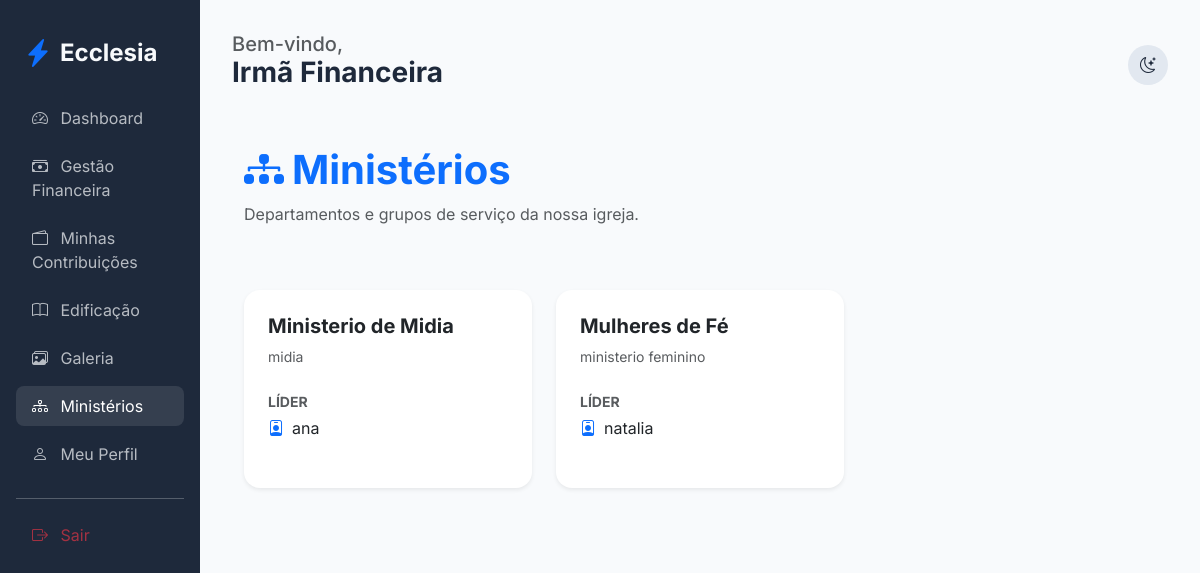
/members/ministries (signed in), run on an earlier commit of the app's database.
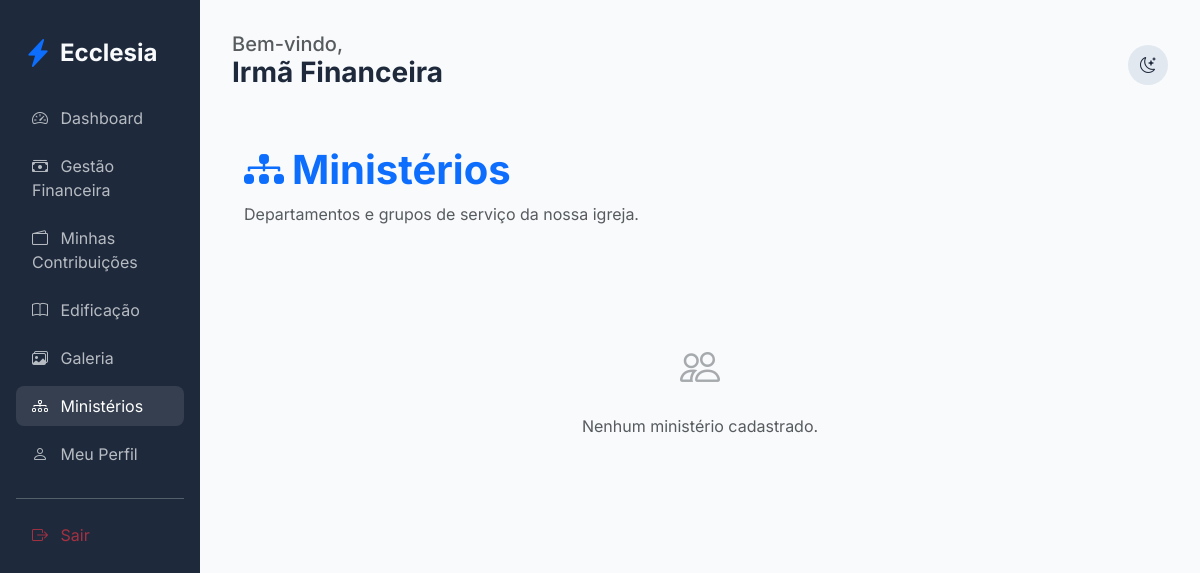
And on a later commit of the database.
### app/core/models.py (models this page shows, shortened)
class User(db.Model, UserMixin):
    id = db.Column(db.Integer, primary_key=True)
    name = db.Column(db.String(100), nullable=False)
    email = db.Column(db.String(120), unique=True, nullable=False)
    password_hash = db.Column(db.String(128))
    birth_date = db.Column(db.Date)
    gender = db.Column(db.String(20))
    documents = db.Column(db.String(200)) # Flexível para diferentes países
    address = db.Column(db.Text)
    phone = db.Column(db.String(50))
    profile_photo = db.Column(db.String(255), nullable=True)
    status = db.Column(db.String(20), default='pending') # pending, active, rejected
    is_ministry_leader = db.Column(db.Boolean, default=False)
    church_id = db.Column(db.Integer, db.ForeignKey('church.id'))
    family_id = db.Column(db.Integer, db.ForeignKey('family.id'), nullable=True)
    church_role_id = db.Column(db.Integer, db.ForeignKey('church_role.id'), nullable=True)
    ministries = db.relationship('Ministry', secondary=member_ministries, backref=db.backref('members', lazy='dynamic'))
    can_manage_ministries = db.Column(db.Boolean, default=False)
    can_manage_media = db.Column(db.Boolean, default=False)
    can_publish_devotionals = db.Column(db.Boolean, default=False)
    can_approve_members = db.Column(db.Boolean, default=False)
    can_manage_finance = db.Column(db.Boolean, default=False)
    can_manage_kids = db.Column(db.Boolean, default=False)
    can_manage_events = db.Column(db.Boolean, default=False)

class Ministry(db.Model):
    id = db.Column(db.Integer, primary_key=True)
    name = db.Column(db.String(100), nullable=False)
    description = db.Column(db.Text)
    church_id = db.Column(db.Integer, db.ForeignKey('church.id'))
    leader_id = db.Column(db.Integer, db.ForeignKey('user.id'), nullable=True)
    events = db.relationship('Event', backref='ministry', lazy=True)
    leader = db.relationship('User', foreign_keys=[leader_id])
    transactions = db.relationship('MinistryTransaction', backref='ministry', lazy=True)

### app/modules/members/routes.py (the view)
@members_bp.route('/ministries')
@login_required
def list_ministries():
    if current_user.church_role and current_user.church_role.name == 'Administrador Global':
        ministries = Ministry.query.all()
    elif can_manage_ministries():
        ministries = Ministry.query.filter_by(church_id=current_user.church_id).all()
    else:
        ministries = current_user.ministries
    return render_template('members/ministries.html', ministries=ministries)

### app/modules/members/routes.py (called while the page is built)
def can_manage_ministries():
    return current_user.can_manage_ministries or (current_user.church_role and current_user.church_role.name in ['Administrador Global', 'Pastor Líder'])

### app/templates/members/ministries.html (shortened to what this page needs)
{% extends "base.html" %}
{% block content %}
<div class="container py-4">
    <div class="d-flex justify-content-between align-items-center mb-5">
        <div>
            <h1 class="fw-bold text-primary"><i class="bi bi-diagram-3-fill me-2"></i>Ministérios</h1>
            <p class="text-muted">Departamentos e grupos de serviço da nossa igreja.</p>
        </div>
    </div>
    <div class="row g-4">
        {% for ministry in ministries %}
        <div class="col-md-6 col-lg-4">
            <div class="card h-100 border-0 shadow-sm">
                <div class="card-body p-4">
                    <h5 class="fw-bold mb-2">{{ ministry.name }}</h5>
                    <p class="text-muted small mb-4">{{ ministry.description }}</p>
                    <div class="mb-4">
                        <label class="small fw-bold text-muted d-block mb-1">LÍDER</label>
                        <div class="d-flex align-items-center">
                            <i class="bi bi-person-badge me-2 text-primary"></i>
                            <span>{{ ministry.leader.name if ministry.leader else 'Sem líder definido' }}</span>
                        </div>
                    </div>
                </div>
            </div>
        </div>
        {% else %}
        <div class="col-12 text-center py-5">
            <i class="bi bi-people fs-1 text-muted opacity-50 d-block mb-3"></i>
            <p class="text-muted">Nenhum ministério cadastrado.</p>
        </div>
        {% endfor %}
    </div>
</div>
{% endblock %}

### app/templates/base.html (shortened to what this page needs)
<!DOCTYPE html>
<html lang="pt-BR">
<head>
    <link href="https://cdn.jsdelivr.net/npm/bootstrap@5.3.0/dist/css/bootstrap.min.css" rel="stylesheet">
    <link href="https://cdn.jsdelivr.net/npm/bootstrap-icons@1.10.0/font/bootstrap-icons.css" rel="stylesheet">
    <link rel="stylesheet" href="{{ url_for('static', filename='css/premium.css') }}">
</head>
<body>
    <div class="container-fluid">
        <div class="row">
            {% if current_user.is_authenticated %}
            <div class="col-md-3 col-lg-2 sidebar d-none d-md-block">
                <div class="d-flex align-items-center mb-4 px-2">
                    <i class="bi bi-lightning-charge-fill text-primary fs-3 me-2"></i>
                    <h4 class="mb-0 fw-bold">Ecclesia</h4>
                </div>
                <nav class="nav flex-column">
                    <a class="nav-link {{ 'active' if request.endpoint == 'members.dashboard' }}" href="{{ url_for('members.dashboard') }}">
                        <i class="bi bi-speedometer2 me-2"></i> Dashboard
                    </a>
                    {% if current_user.can_manage_finance or (current_user.church_role and current_user.church_role.name in ['Administrador Global', 'Pastor Líder', 'Tesoureiro']) %}
                    <a class="nav-link {{ 'active' if request.endpoint == 'finance.dashboard' }}" href="{{ url_for('finance.dashboard') }}">
                        <i class="bi bi-cash-stack me-2"></i> Gestão Financeira
                    </a>
                    {% endif %}
                    <a class="nav-link {{ 'active' if request.endpoint == 'finance.member_finance' }}" href="{{ url_for('finance.member_finance') }}">
                        <i class="bi bi-wallet2 me-2"></i> Minhas Contribuições
                    </a>
                    <a class="nav-link {{ 'active' if 'edification' in request.endpoint }}" href="{{ url_for('edification.studies') }}">
                        <i class="bi bi-book me-2"></i> Edificação
                    </a>
                    <a class="nav-link {{ 'active' if 'gallery' in request.endpoint }}" href="{{ url_for('edification.gallery') }}">
                        <i class="bi bi-images me-2"></i> Galeria
                    </a>
                    <a class="nav-link {{ 'active' if 'ministries' in request.endpoint }}" href="{{ url_for('members.list_ministries') }}">
                        <i class="bi bi-diagram-3 me-2"></i> Ministérios
                    </a>
                    <a class="nav-link" href="{{ url_for('members.profile') }}">
                        <i class="bi bi-person me-2"></i> Meu Perfil
                    </a>
                    <hr class="my-3 opacity-25">
                    <a class="nav-link text-danger" href="{{ url_for('auth.logout') }}">
                        <i class="bi bi-box-arrow-right me-2"></i> Sair
                    </a>
                </nav>
            </div>
            {% endif %}
            <div class="col-md-9 col-lg-10 main-content {{ 'mx-auto' if not current_user.is_authenticated }}">
                <header class="d-flex justify-content-between align-items-center mb-4">
                    <div>
                        {% if current_user.is_authenticated %}
                        <h5 class="text-muted mb-0">Bem-vindo,</h5>
                        <h3 class="fw-bold">{{ current_user.name }}</h3>
                        {% endif %}
                    </div>
                    <div class="d-flex align-items-center gap-3">
                        <div class="theme-toggle" onclick="toggleTheme()">
                            <i class="bi bi-moon-stars" id="theme-icon"></i>
                        </div>
                    </div>
                </header>
                {% block content %}{% endblock %}
            </div>
        </div>
    </div>
</body>
</html>

### app/static/css/premium.css (style rules this page uses)
:root { --primary: #4f46e5; --primary-hover: #4338ca; --secondary: #64748b; --success: #10b981; --danger: #ef4444; --warning: #f59e0b; --info: #06b6d4; --bg-main: #f8fafc; --bg-card: #ffffff; --text-main: #1e293b; --text-muted: #64748b; --border: #e2e8f0; --sidebar-bg: #1e293b; --sidebar-text: #f8fafc; --input-bg: #ffffff; }
body { font-family: 'Inter', sans-serif; background-color: var(--bg-main); color: var(--text-main); transition: all 0.3s ease; }
.sidebar { background-color: var(--sidebar-bg); color: var(--sidebar-text); min-height: 100vh; padding: 2rem 1rem; }
.nav-link { color: var(--sidebar-text); opacity: 0.7; transition: all 0.2s; border-radius: 0.5rem; margin-bottom: 0.5rem; }
.nav-link:hover, .nav-link.active { opacity: 1; background-color: rgba(255,255,255,0.1); color: white; }
.main-content { padding: 2rem; }
.theme-toggle { cursor: pointer; padding: 0.5rem; border-radius: 50%; background: var(--border); display: flex; align-items: center; justify-content: center; width: 40px; height: 40px; }

What changed in the data, as far as the page shows it:
removed Ministry: name "Ministerio de Midia", description "midia", leader "ana"
removed Ministry: name "Mulheres de Fé", description "ministerio feminino", leader "natalia"
Also different on the page:
text now shown: "Nenhum ministério cadastrado."
